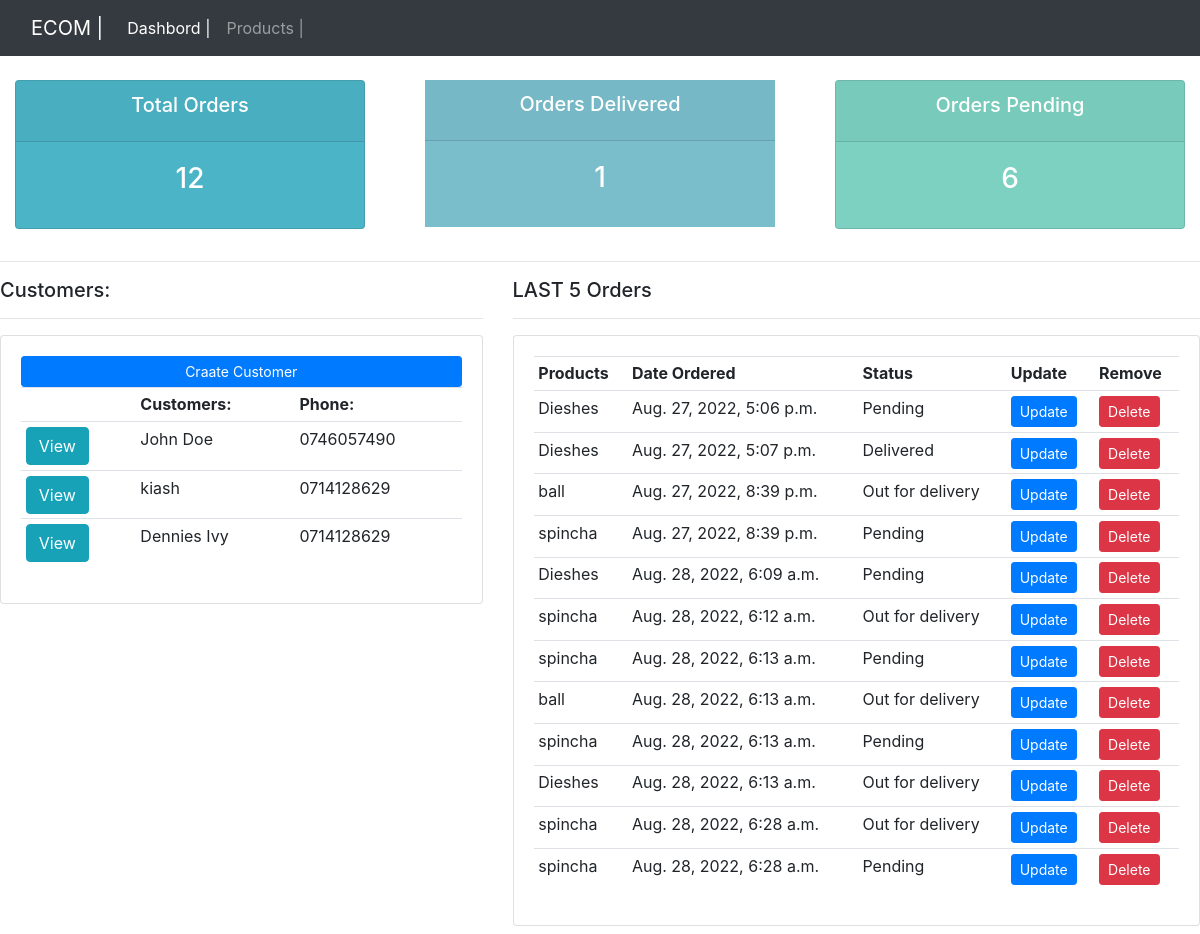
The page / on the database its author committed.
### crm/models.py (models this page shows, shortened)
class Customers(models.Model):
    name = models.CharField(max_length=200,blank=True,null=True)
    email = models.CharField(max_length=200,blank=True,null=True)
    phone = models.CharField(max_length=200,blank=True,null=True)
    date_created = models.DateTimeField(auto_now_add=True)

class Order(models.Model):
    STATUS = (
        ('Pending','Pending'),
        ('Out for delivery','Out for delivery'),
        ('Delivered','Delivered'),
    )
    customer=models.ForeignKey(Customers,null=True,on_delete=models.SET_NULL)
    product=models.ForeignKey(Products,null=True,on_delete=models.SET_NULL)
    date_created = models.DateTimeField(auto_now_add=True)
    status=models.CharField(max_length=200,blank=True,null=True,choices=STATUS)
    note=models.CharField(max_length=1000,blank=True,null=True)

class Products(models.Model):
    CATEGORY = (
        ('Indoor','Indoor'),
        ('Out Door','Out Door'),
    )
    name=models.CharField(max_length=200,blank=True,null=True)
    price=models.FloatField(blank=True,null=True)
    category=models.CharField(max_length=200,blank=True,null=True,choices=CATEGORY)
    description=models.CharField(max_length=200,blank=True,null=True)
    date_created = models.DateTimeField(auto_now_add=True)
    tag=models.ManyToManyField(Tag)
    def __str__(self):
        return self.name

### crm/views.py (the view)
# urls.py: path('',home,name='home'),
def home(request):
    orders = Order.objects.all()
    customers = Customers.objects.all()
    total_customers = customers.count()
    total_orders = orders.count()
    delivered = orders.filter(status='Delivered').count()
    pending = orders.filter(status='Pending').count()
    context = {
        'orders':orders,
        'customers':customers,
        'total_orders':total_orders,
        'delivered':delivered,
         'pending':pending
    }
    return render(request, 'dashbord.html',context)

### frontend/templates/dashbord.html
{% extends 'base.html' %}
{% load static %}
{% block content %}
{% include  'status.html' %}
<hr>
<div class="row">
    <div class="col-md-5">
        <h5>Customers:</h5>
        <hr>
        <div class="card card-body">
            <a href="" class="btn btn-primary btn-sm btn-block">Craate Customer</a>
            <table class="table table-sm">
                <tr>
                    <th></th>
                    <th>Customers:</th>
                    <th>Phone:</th>
                </tr>
                {% for customer in customers %}
                <tr>
                    <td><a class="btn btn-info" href="{% url 'crm:customers' customer.id %}">View</a></td>
                    <td>{{ customer.name }}</td>
                    <td>{{ customer.phone }}</td>
                </tr>
                {% endfor %}
            </table>
        </div>
    </div>
    <div class="col-md-7">
        <h5>LAST 5 Orders</h5>
        <hr>
        <div class="card card-body">
            <table class="table table-sm">
                <tr>
                    <th>Products</th>
                    <th>Date Ordered</th>
                    <th>Status</th>
                    <th>Update</th>
                    <th>Remove</th>
                </tr>
                 {% for order in orders %}
                <tr>
                    <td>{{ order.product }}</td>
                    <td>{{ order.date_created }}</td>
                    <td>{{ order.status }}</td>
                    <td><a href="{% url 'crm:update_order' order.id  %}" class="btn btn-primary btn-sm">Update</a></td>
                    <td><a href="{% url 'crm:delete_order' order.id %}" class="btn btn-danger btn-sm">Delete</a></td>
                </tr>
                {% endfor %}
            </table>
        </div>
    </div>
</div>
{% endblock %}

### frontend/static/css/main.css (style rules this page uses)
body { background-color: #ebeff5; }

### rows shown on the page
Customers: name "John Doe", phone "0746057490"
Customers: name "kiash", phone "0714128629"
Customers: name "Dennies Ivy", phone "0714128629"
Order: product "Dieshes", date_created "Aug. 27, 2022, 5:06 p.m.", status "Pending"
Order: product "Dieshes", date_created "Aug. 27, 2022, 5:07 p.m.", status "Delivered"
Order: product "ball", date_created "Aug. 27, 2022, 8:39 p.m.", status "Out for delivery"
Order: product "spincha", date_created "Aug. 27, 2022, 8:39 p.m.", status "Pending"
Order: product "Dieshes", date_created "Aug. 28, 2022, 6:09 a.m.", status "Pending"
Order: product "spincha", date_created "Aug. 28, 2022, 6:12 a.m.", status "Out for delivery"
Order: product "spincha", date_created "Aug. 28, 2022, 6:13 a.m.", status "Pending"
Order: product "ball", date_created "Aug. 28, 2022, 6:13 a.m.", status "Out for delivery"
Order: product "spincha", date_created "Aug. 28, 2022, 6:13 a.m.", status "Pending"
Order: product "Dieshes", date_created "Aug. 28, 2022, 6:13 a.m.", status "Out for delivery"
Order: product "spincha", date_created "Aug. 28, 2022, 6:28 a.m.", status "Out for delivery"
Order: product "spincha", date_created "Aug. 28, 2022, 6:28 a.m.", status "Pending"

### other values the page prints
{{ total_orders }} "12"
{{ delivered }} "1"
{{ pending }} "6"
